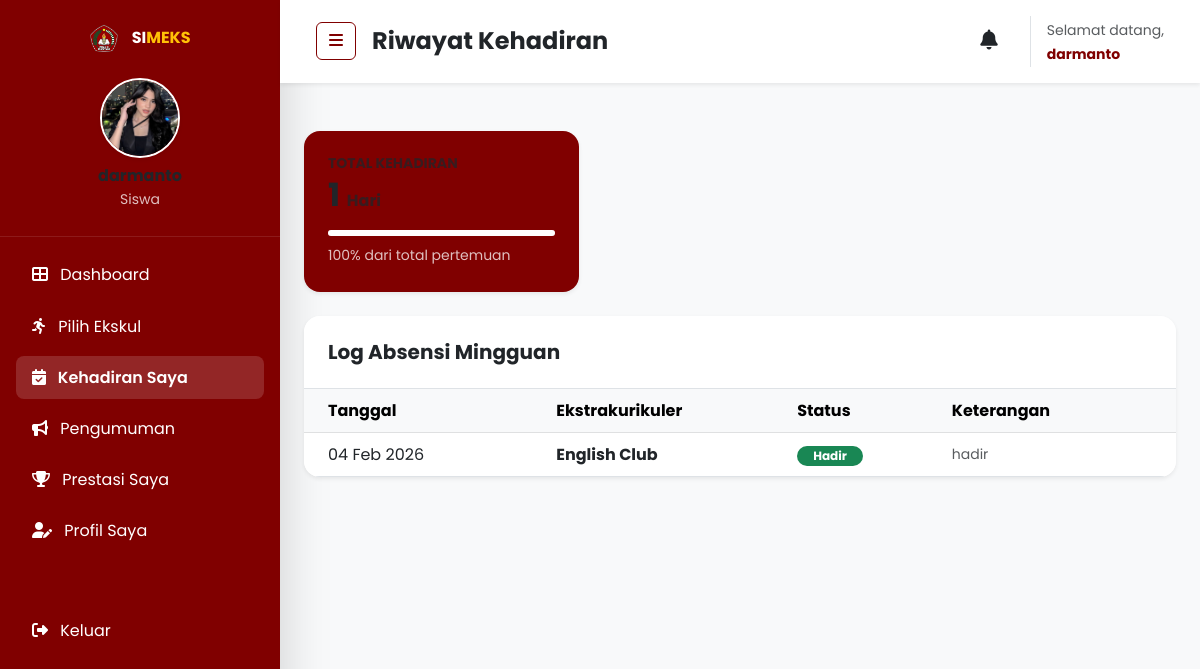
The page /siswa/absensi.php (signed in) on the database its author committed.
### tables this page shows
CREATE TABLE `users` (
  `id` int(11) NOT NULL,
  `nisn` varchar(20) DEFAULT NULL,
  `nama` varchar(100) NOT NULL,
  `email` varchar(100) NOT NULL,
  `password` varchar(255) NOT NULL,
  `kelas` varchar(50) DEFAULT NULL,
  `role` enum('admin','siswa') DEFAULT 'siswa',
  `foto` varchar(255) DEFAULT 'default.png',
  `created_at` timestamp NOT NULL DEFAULT current_timestamp()
);

CREATE TABLE `absensi` (
  `id` int(11) NOT NULL,
  `user_id` int(11) DEFAULT NULL,
  `eskul_id` int(11) DEFAULT NULL,
  `tanggal` date DEFAULT NULL,
  `status` enum('hadir','izin','sakit','alpa') DEFAULT 'hadir',
  `keterangan` varchar(255) DEFAULT NULL,
  `created_at` timestamp NOT NULL DEFAULT current_timestamp()
);

CREATE TABLE `eskul` (
  `id` int(11) NOT NULL,
  `nama_eskul` varchar(100) NOT NULL,
  `deskripsi` text DEFAULT NULL,
  `pembina` varchar(100) DEFAULT NULL,
  `kuota` int(11) DEFAULT 30,
  `jadwal` varchar(100) DEFAULT NULL,
  `lokasi` varchar(100) DEFAULT NULL,
  `gambar` varchar(255) DEFAULT 'default_eskul.jpg',
  `status` enum('aktif','non-aktif') DEFAULT 'aktif'
);

### siswa/absensi.php (the view, shortened to what this page needs)
<?php
include '../includes/header.php';
$user_id = $_SESSION['siswa_data']['user_id'];
$stmt = $koneksi->prepare("
    SELECT a.*, e.nama_eskul
    FROM absensi a
    JOIN eskul e ON a.eskul_id = e.id
    WHERE a.user_id = ?
    ORDER BY a.tanggal DESC
");
$stmt->execute([$user_id]);
$attendance_history = $stmt->fetchAll();
$stmt = $koneksi->prepare("SELECT COUNT(*) FROM absensi WHERE user_id = ? AND status = 'hadir'");
$stmt->execute([$user_id]);
$total_hadir = $stmt->fetchColumn();
$stmt = $koneksi->prepare("SELECT COUNT(*) FROM absensi WHERE user_id = ?");
$stmt->execute([$user_id]);
$total_pertemuan = $stmt->fetchColumn();
$persentase = ($total_pertemuan > 0) ? round(($total_hadir / $total_pertemuan) * 100) : 0;
?>
<div class="d-flex" id="wrapper">
    <?php include 'sidebar.php'; ?>
    <div id="page-content-wrapper" class="w-100 bg-light">
        <?php
        $navTitle = "Riwayat Kehadiran";
        include '../includes/siswa_nav.php';
        ?>
        <div class="container-fluid p-4">
            <div class="row g-4 mb-4">
                <div class="col-md-4">
                    <div class="card border-0 shadow-sm rounded-4 p-4 h-100 transition-hover bg-maroon text-white">
                        <h6 class="opacity-75 small fw-bold text-uppercase mb-1">Total Kehadiran</h6>
                        <h2 class="fw-bold mb-0"><?php echo $total_hadir; ?> <small class="fs-6 opacity-75">Hari</small></h2>
                        <div class="progress mt-3 bg-white bg-opacity-25" style="height: 6px;">
                            <div class="progress-bar bg-white" style="width: <?php echo $persentase; ?>%"></div>
                        </div>
                        <p class="mt-2 mb-0 small opacity-75"><?php echo $persentase; ?>% dari total pertemuan</p>
                    </div>
                </div>
            </div>
            <div class="card border-0 shadow-sm rounded-4 overflow-hidden">
                <div class="p-4 border-bottom bg-white">
                    <h5 class="fw-bold mb-0">Log Absensi Mingguan</h5>
                </div>
                <div class="table-responsive">
                    <table class="table table-hover align-middle mb-0">
                        <thead class="table-light">
                            <tr>
                                <th class="px-4">Tanggal</th>
                                <th>Ekstrakurikuler</th>
                                <th>Status</th>
                                <th class="px-4">Keterangan</th>
                            </tr>
                        </thead>
                        <tbody>
                            <?php if (empty($attendance_history)): ?>
                                <tr>
                                    <td colspan="4" class="text-center py-5 text-muted">Belum ada data absensi tercatat.</td>
                                </tr>
                            <?php else: ?>
                                <?php foreach ($attendance_history as $row): ?>
                                    <tr>
                                        <td class="px-4"><?php echo date('d M Y', strtotime($row->tanggal)); ?></td>
                                        <td class="fw-bold"><?php echo htmlspecialchars($row->nama_eskul); ?></td>
                                        <td>
                                            <?php
                                                $badge = 'bg-secondary';
                                                if($row->status == 'hadir') $badge = 'bg-success';
                                                elseif($row->status == 'izin') $badge = 'bg-warning';
                                                elseif($row->status == 'sakit') $badge = 'bg-info';
                                                elseif($row->status == 'alpa') $badge = 'bg-danger';
                                            ?>
                                            <span class="badge <?php echo $badge; ?> rounded-pill px-3 text-capitalize"><?php echo $row->status; ?></span>
                                        </td>
                                        <td class="px-4 text-muted small"><?php echo htmlspecialchars($row->keterangan ?: '-'); ?></td>
                                    </tr>
                                <?php endforeach; ?>
                            <?php endif; ?>
                        </tbody>
                    </table>
                </div>
            </div>
        </div>
    </div>
</div>
<?php include '../includes/footer.php'; ?>

### siswa/sidebar.php (shortened to what this page needs)
<?php
$current_page = basename($_SERVER['PHP_SELF']);
if (isset($_SESSION['siswa_data'])) {
    $stmt_sb = $koneksi->prepare("SELECT nama, foto FROM users WHERE id = ?");
    $stmt_sb->execute([$_SESSION['siswa_data']['user_id']]);
    $user_sb = $stmt_sb->fetch();
    $foto_sb = (!empty($user_sb->foto) && $user_sb->foto != 'default.png')
        ? "../assets/uploads/profile/" . $user_sb->foto
        : "https://ui-avatars.com/api/?name=" . urlencode($user_sb->nama) . "&background=fff&color=800000";
}
?>
<div class="bg-maroon text-white shadow-lg" id="sidebar-wrapper" style="min-width: 280px; min-height: 100vh; position: relative;">
    <div class="sidebar-heading p-4 border-bottom border-white border-opacity-10 text-center">
        <div class="mb-3">
            <img src="../assets/logo.png" alt="Logo Sekolah" style="height: 30px;">
            <span class="fw-bold ms-2">SI<span class="text-warning">MEKS</span></span>
        </div>
        <div class="mt-4">
            <img src="<?php echo $foto_sb; ?>" class="rounded-circle border border-2 border-white shadow-sm mb-2 object-fit-cover" width="80" height="80">
            <h6 class="fw-bold mb-0"><?php echo htmlspecialchars($user_sb->nama); ?></h6>
            <small class="opacity-75">Siswa</small>
        </div>
    </div>
    <div class="list-group list-group-flush p-3">
        <a href="dashboardsiswa.php" class="list-group-item list-group-item-action bg-transparent text-white border-0 rounded-3 mb-2 <?php echo ($current_page == 'dashboardsiswa.php') ? 'active-nav' : 'hover-bg'; ?>">
            <i class="fas fa-th-large me-2"></i> Dashboard
        </a>
        <a href="daftar-eskul.php" class="list-group-item list-group-item-action bg-transparent text-white border-0 rounded-3 mb-2 <?php echo ($current_page == 'daftar-eskul.php') ? 'active-nav' : 'hover-bg'; ?>">
            <i class="fas fa-running me-2"></i> Pilih Ekskul
        </a>
        <a href="absensi.php" class="list-group-item list-group-item-action bg-transparent text-white border-0 rounded-3 mb-2 <?php echo ($current_page == 'absensi.php') ? 'active-nav' : 'hover-bg'; ?>">
            <i class="fas fa-calendar-check me-2"></i> Kehadiran Saya
        </a>
        <a href="pengumuman.php" class="list-group-item list-group-item-action bg-transparent text-white border-0 rounded-3 mb-2 <?php echo ($current_page == 'pengumuman.php') ? 'active-nav' : 'hover-bg'; ?>">
            <i class="fas fa-bullhorn me-2"></i> Pengumuman
        </a>
        <a href="prestasi.php" class="list-group-item list-group-item-action bg-transparent text-white border-0 rounded-3 mb-2 <?php echo ($current_page == 'prestasi.php') ? 'active-nav' : 'hover-bg'; ?>">
            <i class="fas fa-trophy me-2"></i> Prestasi Saya
        </a>
        <a href="profil.php" class="list-group-item list-group-item-action bg-transparent text-white border-0 rounded-3 mb-2 <?php echo ($current_page == 'profil.php') ? 'active-nav' : 'hover-bg'; ?>">
            <i class="fas fa-user-edit me-2"></i> Profil Saya
        </a>
        <div class="mt-auto py-5">
            <a href="../logout.php?role=siswa" class="list-group-item list-group-item-action bg-transparent text-white border-0 rounded-3 hover-bg">
                <i class="fas fa-sign-out-alt me-2"></i> Keluar
            </a>
        </div>
    </div>
</div>

### includes/siswa_nav.php (shortened to what this page needs)
<nav class="navbar navbar-expand-lg navbar-light bg-white py-3 px-4 shadow-sm mb-4">
    <div class="container-fluid">
        <div class="d-flex align-items-center">
            <button class="btn btn-outline-maroon me-3" id="menu-toggle">
                <i class="fas fa-bars"></i>
            </button>
            <h4 class="fw-bold mb-0 text-dark"><?php echo isset($navTitle) ? $navTitle : 'Dashboard Siswa'; ?></h4>
        </div>
        <div class="ms-auto d-flex align-items-center">
            <div class="dropdown me-3">
                <a href="notifikasi.php" class="text-dark position-relative p-2 rounded-circle hover-bg-light">
                    <i class="fas fa-bell fs-5"></i>
                </a>
            </div>
            <div class="d-none d-md-block border-start ps-3 ms-2">
                <span class="small text-muted">Selamat datang,</span>
                <span class="small fw-bold d-block text-maroon"><?php echo htmlspecialchars($user_sb->nama); ?></span>
            </div>
        </div>
    </div>
</nav>

### assets/style.css (style rules this page uses)
:root { --maroon: #800000; --maroon-dark: #5a0000; --maroon-light: #a31515; --gold: #FFC107; --gray-bg: #f8f9fa; --text-body: #555555; --text-heading: #212529; --card-radius: 16px; --shadow-soft: 0 10px 40px rgba(0, 0, 0, 0.08); --shadow-hover: 0 20px 50px rgba(128, 0, 0, 0.2); --shadow-premium: 0 15px 45px rgba(0, 0, 0, 0.1); --fs-h1: clamp(2.5rem, 5vw + 1rem, 4.5rem); --fs-h2: clamp(2rem, 4vw + 1rem, 3rem); --fs-lead: clamp(1rem, 2vw + 0.5rem, 1.25rem); }
.bg-maroon { background-color: var(--maroon) !important; }
.text-maroon { color: var(--maroon) !important; }
body { font-family: 'Poppins', sans-serif; background-color: #ffffff; color: var(--text-body); line-height: 1.7; overflow-x: hidden; }
h1, h2, h3, h4, h5, h6 { color: var(--text-heading); font-weight: 700; }
a { text-decoration: none; }
.navbar { background-color: rgba(255, 255, 255, 0.98) !important; backdrop-filter: blur(10px); box-shadow: 0 2px 15px rgba(0, 0, 0, 0.05); padding: 12px 0; }
#wrapper { overflow-x: hidden; }
.active-nav { background-color: rgba(255, 255, 255, 0.15) !important; font-weight: 600; }
.transition-hover { transition: all 0.4s cubic-bezier(0.165, 0.84, 0.44, 1); }
.btn-outline-maroon { border-color: var(--maroon); color: var(--maroon); }
#sidebar-wrapper { transition: margin 0.3s ease; }

### rows shown on the page
users: foto (picture), nama "darmanto"
absensi: tanggal "04 Feb 2026", eskul.nama_eskul "English Club", status "Hadir", keterangan "hadir"

### other values the page prints
$navTitle "Riwayat Kehadiran"
$persentase "100"
